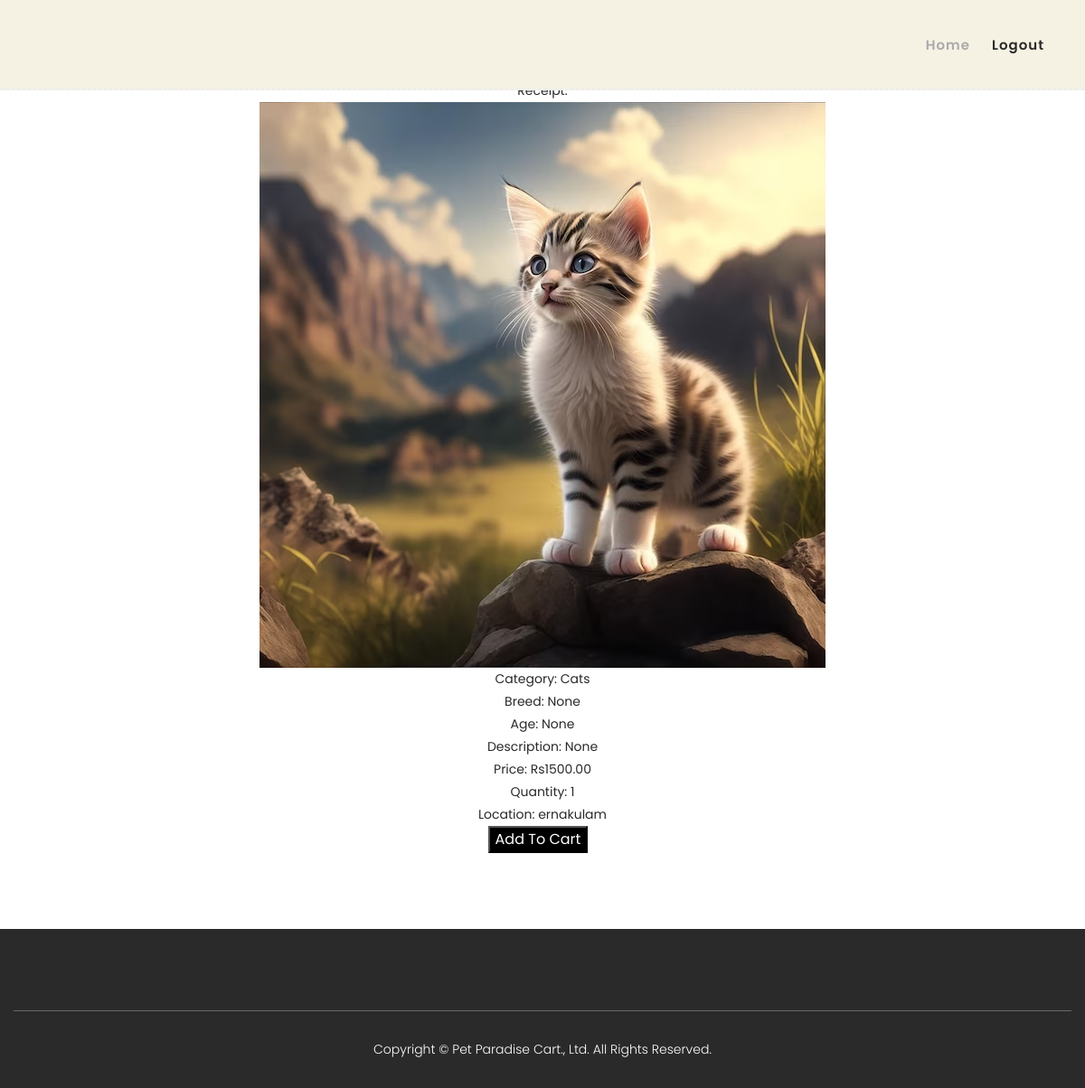
/pet_details/4/, run on the app's committed database.
### aapmapp/models.py (models this page shows, shortened)
class Pet(models.Model):
    dealer = models.ForeignKey(dealer, on_delete=models.CASCADE)  # Add this line to create the foreign key relationship
    CATEGORY_CHOICES = [
        ('dog', 'Dogs'),
        ('cat', 'Cats'),
        ('fish', 'Fish'),
        ('bird', 'Birds'),
    ]
    category = models.CharField(max_length=4, choices=CATEGORY_CHOICES)
    pet_breed = models.CharField(max_length=100, null=True)
    pet_age = models.CharField(max_length=10 ,null=True)
    pet_description = models.TextField(max_length=30, null=True)
    price = models.DecimalField(max_digits=10, decimal_places=2)
    quantity = models.PositiveIntegerField()
    location = models.CharField(max_length=100)
    image = models.ImageField(upload_to='pet_images/')

### aapmapp/views.py (the view, shortened to what this page needs)
# urls.py: path('pet_details/<int:pet_id>/', views.pet_details, name='pet_details'),
def pet_details(request, pet_id):
    pet = get_object_or_404(Pet, id=pet_id)
    amount_in_paise = pet.price * 100  # Assuming pet.price is the price of the pet
    return render(request, 'pet_details.html', {'pet': pet, 'amount_in_paise': amount_in_paise})

### aapmapp/templates/pet_details.html (shortened to what this page needs)
{% load static %}
<!DOCTYPE html>
<html lang="en">
  <head>
    <link rel="stylesheet" type="text/css" href="{% static 'aapmapp/css/bootstrap.min.css' %}">
    <link rel="stylesheet" type="text/css" href="{% static 'aapmapp/css/font-awesome.css' %}">
    <link rel="stylesheet" type="text/css" href="{% static 'aapmapp/css/project.css' %}">
    <link rel="stylesheet" type="text/css" href="{% static 'aapmapp/css/owl-carousel.css' %}">
    <link rel="stylesheet" type="text/css" href="{% static 'aapmapp/css/lightbox.css' %}">
    </head>
<header class="header-area header-sticky" style="background-color: #F6F2E3; margin-bottom: 20px;">
    <div class="container">
        <div class="row">
            <div class="col-12">
                <nav class="main-nav">
                    <ul class="nav">
                        <li class="scroll-to-section"><a href="{% url 'customer_account' %}" class="active">Home</a></li>
                        <li class="scroll-to-section"><a href="{% url 'logout' %}">Logout</a></li>
                    </ul>
                </nav>
            </div>
        </div>
    </div>
</header>
{% block content %}
  <center>
    <div class="container">
        <div class="row">
            <div class="col-lg-12">
                <h2>Payment Information</h2>
                <p>Amount: {{ payment.amount }}</p>
                <p>Currency: {{ payment.currency }}</p>
                <p>Receipt: {{ payment.receipt }}</p>
                <img src="{{ pet.image.url }}" alt="{{ pet.name }}" class="product-img">
                <p>Category: {{ pet.get_category_display }}</p>
                <p>Breed: {{ pet.pet_breed }}</p>
                <p>Age: {{ pet.pet_age }}</p>
                <p>Description: {{ pet.pet_description }}</p>
                <p>Price: Rs{{ pet.price }}</p>
                <p>Quantity: {{ pet.quantity }}</p>
                <p>Location: {{ pet.location }}</p>
                <form method="post" action="{% url 'add_to_cart' category='pet' item_id=pet.id %}" style="display: inline-block; margin-right: 10px;">
                    <button type="submit" style="background-color: black; color: white;">Add To Cart</button>
                </form>
                <form action="{% url 'payment_successful'  %}" method="POST">
                </form>
            </div>
        </div>
    </div>
  </center>
{% endblock %}
<footer>
    <div class="col-lg-12">
        <div class="under-footer">
            <p>Copyright © Pet Paradise Cart., Ltd. All Rights Reserved.
        </div>
    </div>
  </footer>

### static/aapmapp/css/project.css (style rules this page uses)
html, body, div, span, applet, object, iframe, h1, h2, h3, h4, h5, h6, p, blockquote, div pre, a, abbr, acronym, address, big, cite, code, del, dfn, em, font, img, ins, kbd, q, s, samp, small, strike, strong, sub, sup, tt, var, b, u, i, center, dl, dt, dd, ol, ul, li, figure, header, nav, section, article, aside, footer, figcaption { margin: 0; padding: 0; border: 0; outline: 0; }
ul, li { padding: 0; margin: 0; list-style: none; }
header, nav, section, article, aside, footer, hgroup { display: block; }
* { box-sizing: border-box; }
html, body { font-family: 'Poppins', sans-serif; font-weight: 400; background-color: #fff; font-size: 16px; -ms-text-size-adjust: 100%; -webkit-font-smoothing: antialiased; -moz-osx-font-smoothing: grayscale; }
a { text-decoration: none !important; }
h1, h2, h3, h4, h5, h6 { margin-top: 0px; margin-bottom: 0px; }
ul { margin-bottom: 0px; }
p { font-size: 14px; line-height: 25px; color: #2a2a2a; }
html, body { background: #fff; font-family: 'Poppins', sans-serif; }
.header-area { border-bottom: 3px dotted #eee; box-shadow: none; background-color: #fff; position: absolute; top: 0px; left: 0px; right: 0px; z-index: 100; height: 100px; -webkit-transition: all .5s ease 0s; -moz-transition: all .5s ease 0s; -o-transition: all .5s ease 0s; transition: all .5s ease 0s; }
.header-area .main-nav { min-height: 80px; background: transparent; }
.header-area .main-nav .nav { float: right; margin-top: 30px; margin-right: 0px; background-color: transparent; -webkit-transition: all 0.3s ease 0s; -moz-transition: all 0.3s ease 0s; -o-transition: all 0.3s ease 0s; transition: all 0.3s ease 0s; position: relative; z-index: 999; }
.header-area .main-nav .nav li { padding-left: 15px; padding-right: 15px; }
.header-area .main-nav .nav li:last-child { padding-right: 0px; }
.header-area .main-nav .nav li a { display: block; font-weight: 600; font-size: 15px; color: #2a2a2a; text-transform: capitalize; -webkit-transition: all 0.3s ease 0s; -moz-transition: all 0.3s ease 0s; -o-transition: all 0.3s ease 0s; transition: all 0.3s ease 0s; height: 40px; line-height: 40px; border: transparent; letter-spacing: 1px; }
.header-area .main-nav .nav li a { color: #2a2a2a; }
.header-area .main-nav .nav li:hover a, .header-area .main-nav .nav li a.active { color: #aaa!important; }
.header-area.header-sticky { min-height: 80px; }
.header-area .nav { margin-top: 30px; }
.header-area.header-sticky .nav li a.active { color: #aaa; }
@media (max-width: 1200px) { .header-area .main-nav .nav li { padding-left: 12px; padding-right: 12px; } }
@media (max-width: 1200px) { .header-area .main-nav:before { display: none; } }
@media (min-width: 767px) { .header-area .main-nav .nav { display: flex !important; } }
footer { margin-top: 60px; padding: 60px 0px 30px 0px; background-color: #2a2a2a; }
footer .under-footer { margin-top: 30px; padding-top: 30px; text-align: center; border-top: 1px solid rgba(250,250,250,0.3); }
footer .under-footer p { color: #fff; font-size: 14px; font-weight: 300; }

### data on the page
Pet: image (picture), category "Cats", pet_breed "None", pet_age "None", pet_description "None", price "1500.00", quantity "1", location "ernakulam"
